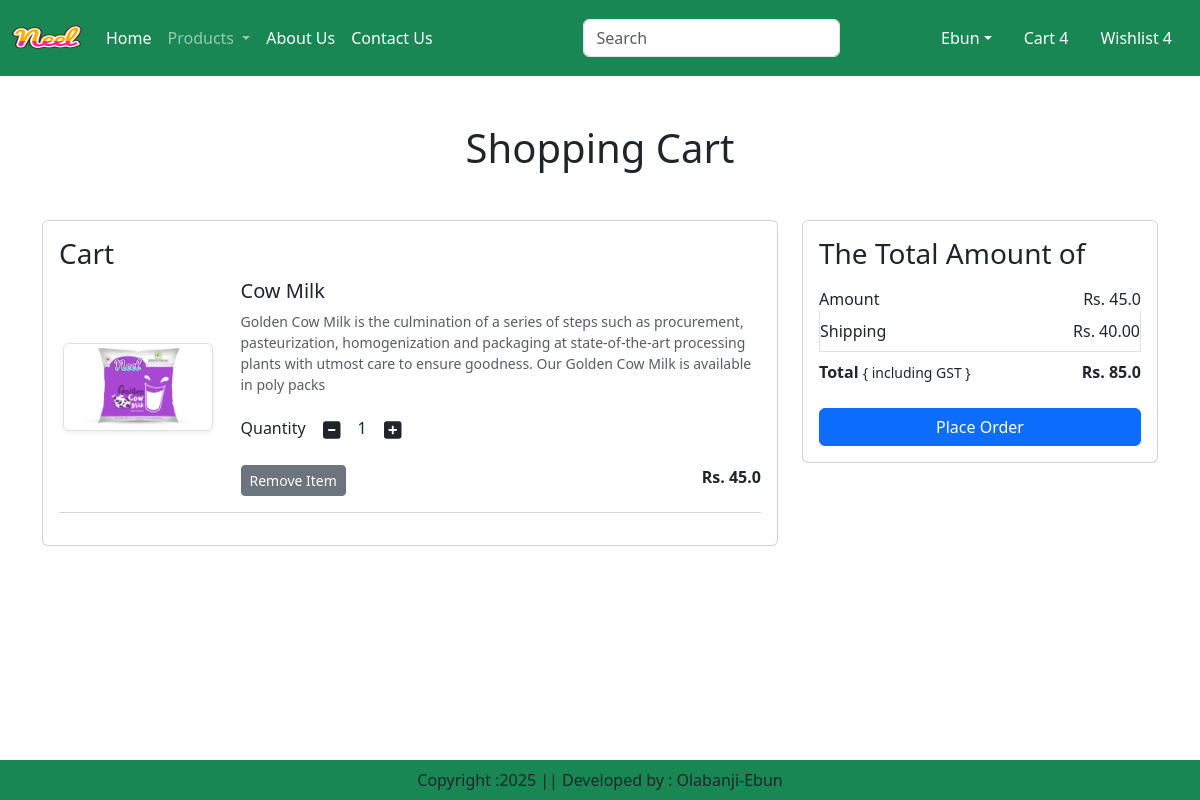
/cart/ (signed in), run on an earlier commit of the app's database.
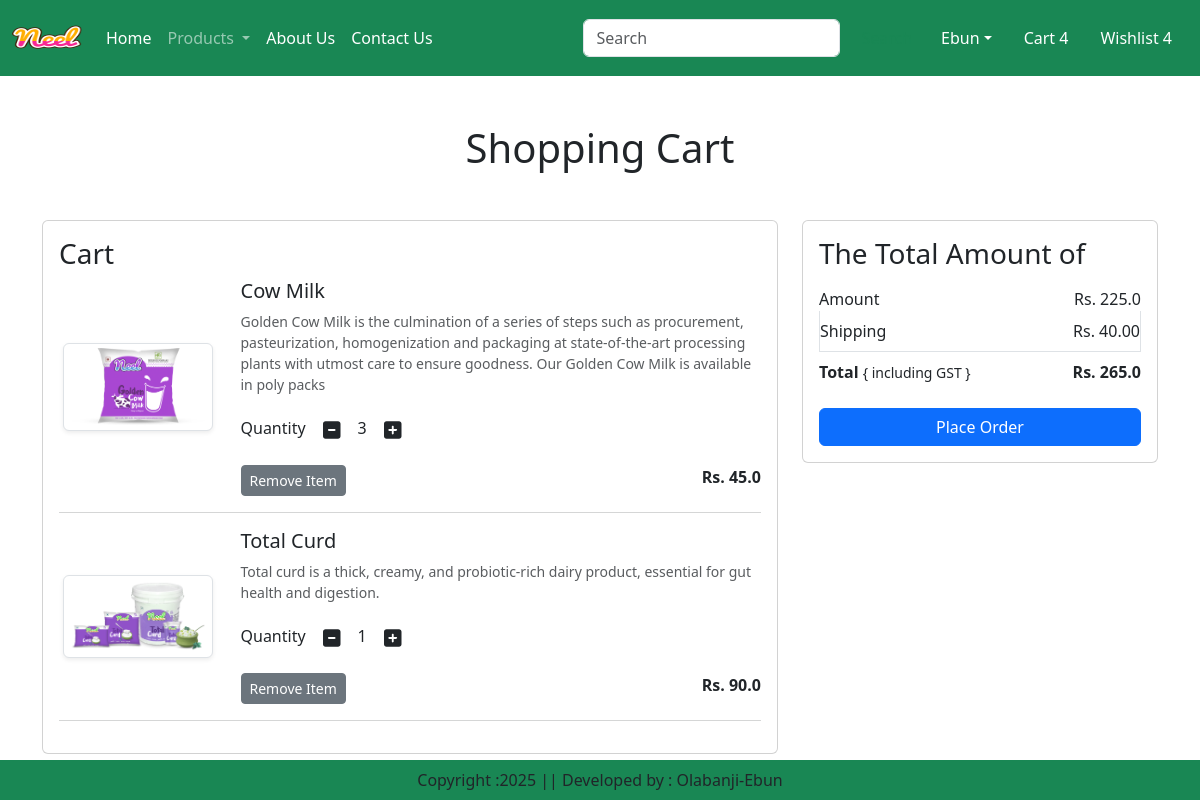
And on a later commit of the database.
### app/models.py (models this page shows, shortened)
class Cart(models.Model):
    user = models.ForeignKey(User, on_delete=models.CASCADE)
    product = models.ForeignKey(Product, on_delete=models.CASCADE)
    quantity = models.PositiveIntegerField(default=1)

class Product(models.Model):
    title = models.CharField(max_length=100)
    selling_price = models.FloatField()
    discounted_price = models.FloatField()
    description = models.TextField()
    composition = models.TextField(default='')
    prodapp = models.TextField(default='')
    category = models.CharField(choices=CATEGORY_CHOICES, max_length=2)
    product_image = models.ImageField(upload_to='product')

### app/views.py (the view)
# urls.py: path('cart/', views.show_cart, name='showcart'),
def show_cart(request):
    user = request.user
    cart = Cart.objects.filter(user=user)
    amount = 0
    for p in cart:
        value = p.quantity * p.product.discounted_price
        amount = amount + value
    totalamount = amount + 40
    return render(request, 'app/addtocart.html', locals())

### app/templates/app/addtocart.html (shortened to what this page needs)
{% extends "app/base.html" %}
{% load static %}
{% block main-content %}
<div class="container my-5">
    <div class="row">
        {% if cart %}
            <h1 class="text-center mb-5">Shopping Cart</h1>
            <div class="col-sm-8">
                <div class="card">
                    <div class="card-body">
                        <h3>Cart</h3>
                        {% for item in cart %}
                            <div class="row">
                                <div class="col-sm-3 text-center align-self-center"><img src="{{ item.product.product_image.url }}" alt="" srcset="" class="img-fluid
                                img-thumbnail shadow-sm" height="150" width="150"> </div>
                                <div class="col-sm-9">
                                    <div>
                                        <h5>{{ item.product.title }}</h5>
                                        <p class="mb-2 text-muted small">{{ item.product.description }}</p>
                                        <div class="my-3">
                                            <label for="quantity">Quantity</label>
                                            <a class="minus-cart btn" pid="{{ item.product.id }}"><i class="fas fa-minus-square fa-lg"></i></a>
                                            <span id="quantity">{{ item.quantity }}</span>
                                            <a class="plus-cart btn" pid="{{ item.product.id }}"><i class="fas fa-plus-square fa-lg"></i></a>
                                        </div>
                                        <div class="d-flex justify-content-between">
                                            <a href="#" class="remove-cart btn btn-sm btn-secondary" pid="{{ item.product_id }}">Remove Item</a>
                                            <p class="mb-0"><span><strong>Rs. {{ item.product.discounted_price }}</strong></span></p>
                                        </div>
                                    </div>
                                </div>
                            </div>
                            <hr class="text-muted">
                        {% endfor %}
                    </div>
                </div>
            </div>
            <div class="col-sm-4">
                <div class="card">
                    <div class="card-body">
                        <h3>The Total Amount of</h3>
                        <ul class="list-group">
                            <li class="list-group-item d-flex justify-content-between align-items-center border-0 px-0 pb-0">Amount<span id="amount">Rs. {{ amount }}</span></li>
                            <li class="list-group-item d-flex justify-content-between align-items-center px-0">Shipping<span>Rs. 40.00</span></li>
                            <li class="list-group-item d-flex justify-content-between align-items-center border-0 px-0 mb-3">
                                <div>
                                    <strong>Total</strong> <small>{ including GST }</small>
                                </div>
                                <span id="totalamount"><strong>Rs. {{ totalamount }}</strong></span>
                            </li>
                         </ul>
                        <div class="d-grid"><a href="{% url 'checkout' %}" class="btn btn-primary">Place Order</a></div>
                    </div>
                </div>
            </div>
            {% else %}
                <h1 class="text-center mb-5">Cart in Empty</h1>
        {% endif %}
    </div>
</div>
{% endblock main-content %}

### app/templates/app/base.html (shortened to what this page needs)
<!DOCTYPE html>
{% load static %}
<html lang="en">
  <head>
    <link
      href="https://cdn.jsdelivr.net/npm/bootstrap@5.3.3/dist/css/bootstrap.min.css"
      rel="stylesheet"
    />
    <link rel="stylesheet" href="{% static 'app/css/owl.carousel.min.css' %}" />
    <link rel="stylesheet" href="{% static 'app/css/all.min.css' %}" />
    <link rel="stylesheet" href="{% static 'app/css/style.css' %}?v=2">
     <link href="{% static '/fontawesomefree/css/fontawesome.css' %}" rel="stylesheet" type="text/css">
    <link href="{% static '/fontawesomefree/css/brands.css' %}" rel="stylesheet" type="text/css">
    <link href="{% static '/fontawesomefree/css/solid.css' %}" rel="stylesheet" type="text/css">
  </head>
  <body>
    <nav class="navbar navbar-expand-lg navbar-dark bg-success">
      <div class="container-fluid">
        <a class="navbar-brand" href="#">
          <img src="{% static "app/images/neel.png" %}" width="70" height="50"/>
        </a>
        <div class="collapse navbar-collapse" id="navbarSupportedContent">
          <ul class="navbar-nav me-auto mb-2 mb-lg-0">
              {% if request.user.is_authenticated %}
            <li class="nav-item">
              <a class="nav-link active" aria-current="page" href="{% url 'home' %}">Home</a>
            </li>
            <li class="nav-item dropdown">
              <a
                class="nav-link dropdown-toggle"
                href="#"
                role="button"
                data-bs-toggle="dropdown"
                aria-expanded="false"
              >
                Products
              </a>
            </li>
            <li class="nav-item">
              <a class="nav-link text-white" href="{% url 'about' %}">About Us</a>
            </li>
            <li class="nav-item">
              <a class="nav-link text-white" href="{% url 'contact' %}">Contact Us</a>
            </li>
          </ul>
          <form class="d-flex" role="search">
            <input
              class="form-control me-2"
              type="search"
              placeholder="Search"
              aria-label="Search"
            />
            <button class="btn btn-outline-success" type="submit">
            </button>
          </form>
        </div>
        <ul class="navbar-nav me-auto mb-2 mb-lg-0">
          <li class="nav-item dropdown mx-2">
            <a class="nav-link dropdown-toggle text-white" href="#" id="profileDropdown" role="button" data-bs-toggle="dropdown" aria-expanded="false">Ebun</a>
          </li>
          <li class="nav-item mx-2">
            <a href="#" class="nav-link text-white">Cart 4</a>
          </li>
          <li class="nav-item mx-2">
            <a href="#" class="nav-link text-white">Wishlist 4</a>
          </li>
            {% endif %}
        </ul>
      </div>
    </nav>
    {% block main-content %}{% endblock main-content %}
    <footer
      class="conatiner-fluid fixed-bottom bg-success text-center p-2 mt-5"
    >
      Copyright :2025 || Developed by : Olabanji-Ebun
    </footer>
  </body>
</html>

What changed in the data, as far as the page shows it:
changed Cart "Cow Milk": quantity "1" → "3"
added Cart: product.product_image (picture), product "Total Curd", product.description "Total curd is a thick, creamy, and probiotic-rich dairy product, essential for gut health and digestion.", quantity "1", product.discounted_price "90.0"
Also different on the page:
{{ amount }}: "45.0" → "225.0"
{{ totalamount }}: "85.0" → "265.0"
